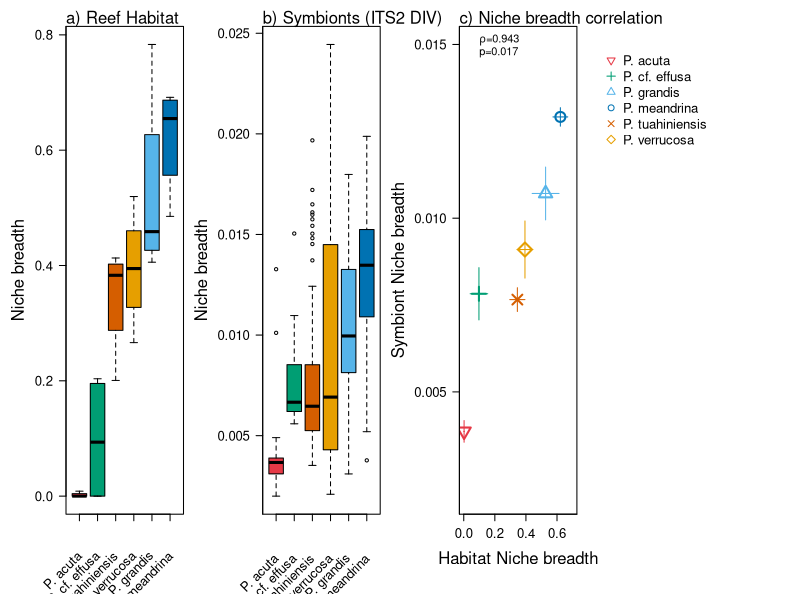
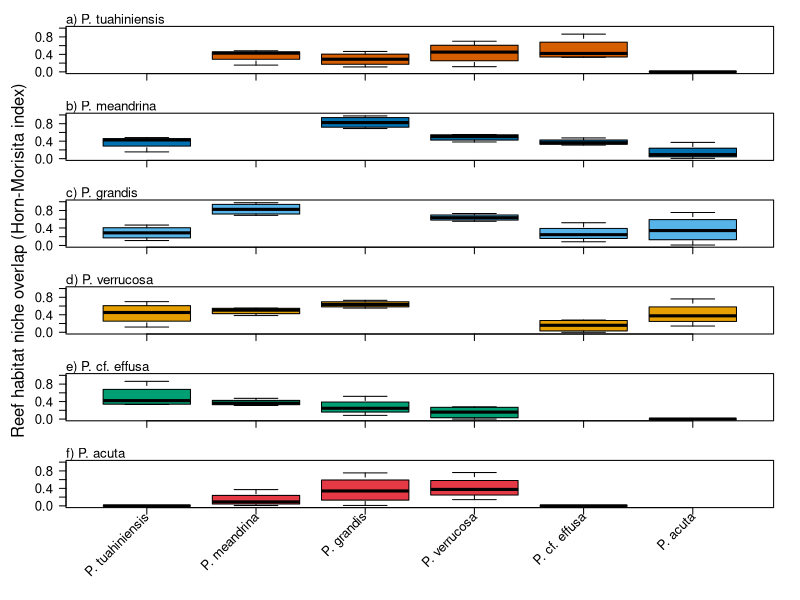

Recreate these plots in R, in order.
### This code produces Figure 7, Figure 8 in the manuscript: 
### Burgess SC, Turner AM, Johnston EC. Niche breadth and divergence 
# in sympatric cryptic coral species (Pocillopora spp.) 
# across habitats within reefs and among algal symbionts
# Code finalized June 2024
# Code written by Scott Burgess
# Any comments or error reporting, please contact Scott Burgess: sburgess@bio.fsu.edu

# sessionInfo()
# R version 4.4.0 (2024-04-24)
# Platform: x86_64-apple-darwin20
# Running under: macOS Sonoma 14.5

library('dplyr')# v1.1.4
library('tidyr') # v1.3.1


# Function to calculate Levin's niche breadth for each sample
# https://www.zoology.ubc.ca/~krebs/downloads/krebs_chapter_14_2021.pdf
Levins <- function(x){
  # x is a vector of proportions across a resource type (habitat or DIV)
  # Note some formulations are (1/R) / sum(x^2), where R is the number of environments
  B <- 1 / sum(x^2) 
  (B - 1) / (length(x) - 1) # convert to scale of 0-1
  # Will give more weight to the abundant resources, compared to Shannon-Weiner
}

# Function to calculate Shannon-Weiner niche breadth for each sample
Shannon <- function(x){
  # x is a vector of proportions across a resource type (habitat or DIV)
  # won't work when any x = 0
  H <- -sum(x * log(x))
  H / log(length(x)) # convert to scale of 0-1
  # Will give more weight to the rare resources, compared to Levins
}

# Function to calculate Horn-Morisita index of niche overlap
Horn_Morisita <- function(p1,p2){
  # p1 <- c(0.5,0.5,0,0,0)
  # p2 <- c(0,0,0,0.5,0.5)
  # horn_morisita(p1,p2)
  # (2 * sum(p1*p2)) / (sum(p1^2) + sum(p2^2))
    (2 * sum(p1*p2)) / (sum(p1^2) + sum(p2^2))
}

Horn <- function(p1,p2){
  X = 1 # because we have proportion data, not abundance
  Y = X
  (sum(p1+p2) * log(p1+p2) - sum(p1*log(p1)) - sum(p2*log(p2))) / 
    (X+Y)*log(X+Y) - X*log(X) - Y*log(Y)
}   
# p1 <- c(0.5,0.5,0,0,0)
# p2 <- c(0,0,0,0.5,0.5)
# Horn(p1,p2)


# set the colors for plotting
cols <- cbind.data.frame(Species = factor(c("P. tuahiniensis",
                                                          "P. meandrina",
                                                          "P. verrucosa",
                                                          "P. grandis",
                                                          "P. cf. effusa",
                                                          "P. acuta")),
                                       Color = c("#D55E00",
                                                 "#0072B2",
                                                 "#E69F00",
                                                 "#56B4E9",
                                                 "#009E73",
                                                 "#e63946"),
                                       symbol = c(4,1,5,2,3,6))


######### Read in the data
# mtORF, pbsA, and distribution meta data
d <- read.csv("Distribution data.csv")

# ITS2 sequence diversity (DIV)
ITS2_post_med <- read.csv("257_20230414T204804_DBV_20230415T005314.seqs.absolute.abund_and_meta.csv")
# Convert sample_name from dashes to underscore 
ITS2_post_med$sample_name <- gsub("-","_",ITS2_post_med$sample_name)





############ Prepare and check data ################
# Convert d$mtORF.RFLP into Pocillopora species names
unique(d$mtORF.RFLP)
Convert.names <- function(dat) {ifelse(dat$mtORF.RFLP=="Haplotype 1a_Pm" |
                                         dat$mtORF.RFLP=="Haplotype 8a",
                                       "P. meandrina",
                                       ifelse(dat$mtORF.RFLP=="Haplotype 3a" |
                                                dat$mtORF.RFLP=="Haplotype 3b" |
                                                dat$mtORF.RFLP=="Haplotype 3e" |
                                                dat$mtORF.RFLP=="Haplotype 3f" |
                                                dat$mtORF.RFLP=="Haplotype 3h" ,
                                              "P. verrucosa",
                                              ifelse(dat$mtORF.RFLP=="Haplotype 2" |
                                                       dat$mtORF.RFLP=="Haplotype 11",
                                                     "P. cf. effusa",
                                                     ifelse(dat$mtORF.RFLP=="Haplotype 5a","P. acuta",
                                                            ifelse(dat$mtORF.RFLP=="Haplotype 1a_Pgra","P. grandis",
                                                                   ifelse(dat$mtORF.RFLP=="Haplotype 10", "P. tuahiniensis","Unknown")))
                                              )
                                       ))}

d$Species <- Convert.names(d)
# Check
with(d,table(mtORF.RFLP,Species))
d$Species <- factor(d$Species, levels=cols$Species)


# Add Depth.m, Site, Pocillopora species, Cladocopium species, 
# to ITS2_post_med
# Note, this will remove the "_rep" samples
# names(d)
d.cols.to.use <- c(4,5,6,12,9)
ITS2_post_med <- merge(ITS2_post_med, d[,d.cols.to.use], by.x='sample_name', by.y='Coral.ID')
# dim(ITS2_post_med)

# Remove samples that were not assigned a Type Profile and low depth (n=4)
tmp <- ITS2_post_med %>% select("A1fi":"X34947_G")
ITS2_post_med <- ITS2_post_med[which(rowSums(tmp)>1000),]
dim(ITS2_post_med)

# Remove sequences (columns) with all 0's
remove <- colSums(tmp)[colSums(tmp) < 1] # X535440_C
ITS2_post_med <- ITS2_post_med %>% select(!names(remove))

# Convert absolute abundance to relative abundance
tmp <- ITS2_post_med %>% select("A1fi":"X34947_G")
ITS2_post_med[,which(names(ITS2_post_med)=="A1fi"):which(names(ITS2_post_med)=="X34947_G")] <- tmp / rowSums(tmp)
# View(ITS2_post_med)

# How many ITS2 DIVs
tmp <- ITS2_post_med %>% select("A1fi":"X34947_G")
ncol(tmp) # 475 

# Calculate number of samples of each species at each site*habitat
# Prepare 'presence/absence' data for glm models
d$prob_Ptua <- ifelse(d$Species=="P. tuahiniensis",1,0)
d$prob_Pmea <- ifelse(d$Species=="P. meandrina",1,0)
d$prob_Pgra <- ifelse(d$Species=="P. grandis",1,0)
d$prob_Pver <- ifelse(d$Species=="P. verrucosa",1,0)
d$prob_Peff <- ifelse(d$Species=="P. cf. effusa",1,0)
d$prob_Pacu <- ifelse(d$Species=="P. acuta",1,0)

# # Calculate raw proportions for each species at each site*habitat
Raw_Results_Ptua <- aggregate(prob_Ptua ~ Site * Depth.m, FUN=mean, data=d)
names(Raw_Results_Ptua)[3] <- "fit"
Raw_Results_Ptua$Species <- "P. tuahiniensis"
Raw_Results_Pmea <- aggregate(prob_Pmea ~ Site * Depth.m, FUN=mean, data=d)
names(Raw_Results_Pmea)[3] <- "fit"
Raw_Results_Pmea$Species <- "P. meandrina"
Raw_Results_Pver <- aggregate(prob_Pver ~ Site * Depth.m, FUN=mean, data=d)
names(Raw_Results_Pver)[3] <- "fit"
Raw_Results_Pver$Species <- "P. verrucosa"
Raw_Results_Pgra <- aggregate(prob_Pgra ~ Site * Depth.m, FUN=mean, data=d)
names(Raw_Results_Pgra)[3] <- "fit"
Raw_Results_Pgra$Species <- "P. grandis"
Raw_Results_Peff <- aggregate(prob_Peff ~ Site * Depth.m, FUN=mean, data=d)
names(Raw_Results_Peff)[3] <- "fit"
Raw_Results_Peff$Species <- "P. cf. effusa"
Raw_Results_Pacu <- aggregate(prob_Pacu ~ Site * Depth.m, FUN=mean, data=d)
names(Raw_Results_Pacu)[3] <- "fit"
Raw_Results_Pacu$Species <- "P. acuta"
raw_props <- rbind.data.frame(Raw_Results_Ptua,
                              Raw_Results_Pmea,
                              Raw_Results_Pgra,
                              Raw_Results_Pver,
                              Raw_Results_Peff,
                              Raw_Results_Pacu)

# Calculate "relative abundance" based on the proportions of each species at each site*habitat
df_habitat <- raw_props %>% group_by(Species, Site) %>% 
  mutate(rel_abund = fit / sum(fit))

# Convert from long to wide format
df_habitat <- df_habitat %>% select(Species,Site,Depth.m,rel_abund) %>% 
  pivot_wider(names_from = Depth.m, values_from = rel_abund)
# View(df_habitat)
df_habitat <- data.frame(df_habitat)


####### Create data frame with Levin's niche breadths for habitat
Niche_habitat <- df_habitat %>% select(Species,Site)
Niche_habitat$cols <- cols[match(Niche_habitat$Species,cols$Species),2]
Niche_habitat$Levins_nb <- apply(df_habitat[,-1:-2],1,FUN=Levins)
Niche_habitat$Species <- factor(Niche_habitat$Species,levels=c("P. acuta",
                                      "P. cf. effusa",
                                      "P. tuahiniensis",
                                      "P. verrucosa",
                                      "P. grandis",
                                      "P. meandrina"))

####### Create data frame with Levin's niche breadths for symbiont species
Niche_DIV <- ITS2_post_med %>% select(Species,Depth.m,Site)
Niche_DIV$cols <- cols[match(Niche_DIV$Species,cols$Species),2]
Niche_DIV$Levins_nb <- apply(ITS2_post_med %>% select("A1fi":"X34947_G"),1,FUN=Levins)
Niche_DIV$Species <- factor(Niche_DIV$Species, levels=levels(Niche_habitat$Species))
levels(factor(Niche_DIV$Species))


# Calculate the mean niche breadth per Pocillopora species
Species_means <- Niche_habitat %>% group_by(Species) %>% 
  summarise(Levins_nb_habitat=mean(Levins_nb),
            Levins_nb_habitatSE=sd(Levins_nb)/sqrt(length(Levins_nb)))

foo <- Niche_DIV %>% group_by(Species) %>% 
  summarise(Levins_nb_DIV=mean(Levins_nb),
            Levins_nb_DIVSE=sd(Levins_nb)/sqrt(length(Levins_nb)))
Species_means <- merge(Species_means,foo,by='Species')
Species_means$cols <-  cols[match(Species_means$Species,cols$Species),2]
Species_means$pchs <-  cols[match(Species_means$Species,cols$Species),3]
# levels(factor(Species_means$Species))

# Calculate Spearman Rank Correlation 
out <- with(Species_means, cor.test(Levins_nb_habitat,Levins_nb_DIV, method='spearman',exact=T))
result <- data.frame(stat=round(out$estimate,3), p.value=round(out$p.value,3),row.names = NULL)



########## Create data frame with Horn-Morisita overlap
species.vec <- levels(factor(df_habitat$Species))
species.vec <- unique(df_habitat$Species)
site.vec <- levels(factor(df_habitat$Site))
Overlap_dat <- expand.grid(Overlap_species = species.vec, Site = site.vec)
Overlap_dat$P_tuahiniensis <- NA
Overlap_dat$P_meandrina <- NA
Overlap_dat$P_grandis <- NA
Overlap_dat$P_verrucosa <- NA
Overlap_dat$P_cf_effusa <- NA
Overlap_dat$P_acuta <- NA

# Reef habitat
for(i in 1:length(site.vec)){
  foo <- df_habitat %>% filter(Site==site.vec[i]) %>% ungroup()
  for(j in 1:length(species.vec)){
    p1 <- foo  %>% filter(Species==species.vec[j]) %>% select(X1:X20)
    p2_mat <- foo %>% select(X1:X20)
    dat <- apply(p2_mat,1, function(x) Horn_Morisita(p1=p1,p2=x))
    Overlap_dat[Overlap_dat$Site==site.vec[i],2+j] <- dat
}}





################## Make FIGURE 7 #####################  
cls <- cols[match(levels(factor(Niche_habitat$Species)),cols$Species),]
quartz(width=9,height=3)
par(mfrow=c(1,4),mar=c(6,5,2,1),oma=c(0.5,0,0,1))
with(Niche_habitat, plot(Levins_nb ~ factor(Species),
                         xlab="", ylab="", xaxt="n", yaxt="n",
                         col=cls$Color))
text(1:6,rep(-0.1,6),levels(Niche_habitat$Species),srt=45,xpd=T,cex=1.2,adj=1)
axis(side=1,at=1:6,labels=NA,las=1,cex.axis=1.2)
axis(side=2,at=seq(0,1,0.2),las=1,cex.axis=1.2)
mtext(side=2,"Niche breadth",line=3)
mtext(side=3,"a) Reef Habitat",adj=0)

# with(Species_means,points(Levins_nb_habitat ~ factor(Species),pch=19))

with(Niche_DIV, plot(Levins_nb ~ factor(Species),
                         xlab="", ylab="", xaxt="n", yaxt="n",
                         col=cls$Color))
text(1:6,rep(-0.001,6),levels(Niche_DIV$Species),srt=45,xpd=T,cex=1.2,adj=1)
axis(side=1,at=1:6,labels=NA,las=1,cex.axis=1.2)
axis(side=2,at=seq(0,1,0.005),las=1,cex.axis=1.2)
mtext(side=2,"Niche breadth",line=4)
mtext(side=3,"b) Symbionts (ITS2 DIV)",adj=0)

# with(Species_means,points(Levins_nb_DIV ~ factor(Species),pch=19))


plot(c(0,0.7),c(0.002,0.015),type="n",xlab="", ylab="", xaxt="n", yaxt="n")
with(Species_means, points(Levins_nb_habitat,Levins_nb_DIV,
                         col=cols,
                         pch=pchs,
                         lwd=2,
                         cex=2))
with(Species_means, segments(
  Levins_nb_habitat - Levins_nb_habitatSE,
  Levins_nb_DIV,
  Levins_nb_habitat + Levins_nb_habitatSE,
  Levins_nb_DIV,
  col=cols))
with(Species_means, segments(
  Levins_nb_habitat,
  Levins_nb_DIV - Levins_nb_DIVSE,
  Levins_nb_habitat,
  Levins_nb_DIV + Levins_nb_DIVSE,
  col=cols))
mtext(side=1,"Habitat Niche breadth",line=3)
axis(side=1,at=seq(0,1,0.2),las=1,cex.axis=1.2)
mtext(side=2,"Symbiont Niche breadth",line=4)
axis(side=2,at=seq(0,1,0.005),las=1,cex.axis=1.2)
mtext(side=3,"c) Niche breadth correlation",adj=0)

# Add stats
legend('topleft',
       bty="n",
       cex=1,
       legend=c(substitute(paste(rho,"=",stat),result),
                substitute(paste(p,"=",p.value),result)))


# Add legend
plot(1,1,type="n",ylab="",xlab="",axes=F)
legend(0.15,1.4, 
       legend = Species_means$Species, 
       pch = Species_means$pchs,
       cex=1.2,
       bty="n",
       col = Species_means$cols,
       xpd=T)
##################################################### 






################## Make FIGURE 8 #####################  
cls <- cols[match(levels(factor(Overlap_dat$Overlap_species)),cols$Species),]
quartz(width=3,height=7)
par(mfrow=c(6,1),mar=c(1,0,2,1),oma=c(6,5,0,1))

y <- Overlap_dat %>% select("Overlap_species","P_tuahiniensis")
y[,2] <- ifelse(y[,2]=="1",NA,y[,2])
plot(y[,1],y[,2],col=cols[cols$Species=="P. tuahiniensis",2], xlab="", ylab="", xaxt="n", yaxt="n",ylim=c(0,1))
axis(side=1,at=1:6,labels=NA,cex.axis=1.2)
axis(side=2,at=seq(0,1,0.2),las=1,cex.axis=1.2)
mtext(side=3,"a) P. tuahiniensis",adj=0,cex=0.8)

y <- Overlap_dat %>% select("Overlap_species","P_meandrina")
y[,2] <- ifelse(y[,2]=="1",NA,y[,2])
plot(y[,1],y[,2],col=cols[cols$Species=="P. meandrina",2], xlab="", ylab="", xaxt="n", yaxt="n",ylim=c(0,1))
axis(side=1,at=1:6,labels=NA,cex.axis=1.2)
axis(side=2,at=seq(0,1,0.2),las=1,cex.axis=1.2)
mtext(side=3,"b) P. meandrina",adj=0,cex=0.8)

y <- Overlap_dat %>% select("Overlap_species","P_grandis")
y[,2] <- ifelse(y[,2]=="1",NA,y[,2])
plot(y[,1],y[,2],col=cols[cols$Species=="P. grandis",2], xlab="", ylab="", xaxt="n", yaxt="n",ylim=c(0,1))
axis(side=1,at=1:6,labels=NA,cex.axis=1.2)
axis(side=2,at=seq(0,1,0.2),las=1,cex.axis=1.2)
mtext(side=3,"c) P. grandis",adj=0,cex=0.8)

y <- Overlap_dat %>% select("Overlap_species","P_verrucosa")
y[,2] <- ifelse(y[,2]=="1",NA,y[,2])
plot(y[,1],y[,2],col=cols[cols$Species=="P. verrucosa",2], xlab="", ylab="", xaxt="n", yaxt="n",ylim=c(0,1))
axis(side=1,at=1:6,labels=NA,cex.axis=1.2)
axis(side=2,at=seq(0,1,0.2),las=1,cex.axis=1.2)
mtext(side=3,"d) P. verrucosa",adj=0,cex=0.8)

y <- Overlap_dat %>% select("Overlap_species","P_cf_effusa")
y[,2] <- ifelse(y[,2]=="1",NA,y[,2])
plot(y[,1],y[,2],col=cols[cols$Species=="P. cf. effusa",2], xlab="", ylab="", xaxt="n", yaxt="n",ylim=c(0,1))
axis(side=1,at=1:6,labels=NA,cex.axis=1.2)
axis(side=2,at=seq(0,1,0.2),las=1,cex.axis=1.2)
mtext(side=3,"e) P. cf. effusa",adj=0,cex=0.8)

y <- Overlap_dat %>% select("Overlap_species","P_acuta")
y[,2] <- ifelse(y[,2]=="1",NA,y[,2])
plot(y[,1],y[,2],col=cols[cols$Species=="P. acuta",2], xlab="", ylab="", xaxt="n", yaxt="n",ylim=c(0,1))
axis(side=1,at=1:6,labels=NA,cex.axis=1.2)
axis(side=2,at=seq(0,1,0.2),las=1,cex.axis=1.2)
mtext(side=3,"f) P. acuta",adj=0,cex=0.8)

text(1:6,rep(-0.2,6),levels(Overlap_dat$Overlap_species),srt=45,xpd=NA,cex=1.2,adj=1)

mtext(side=2,"Reef habitat niche overlap (Horn-Morisita index)",outer=T,line=3)
